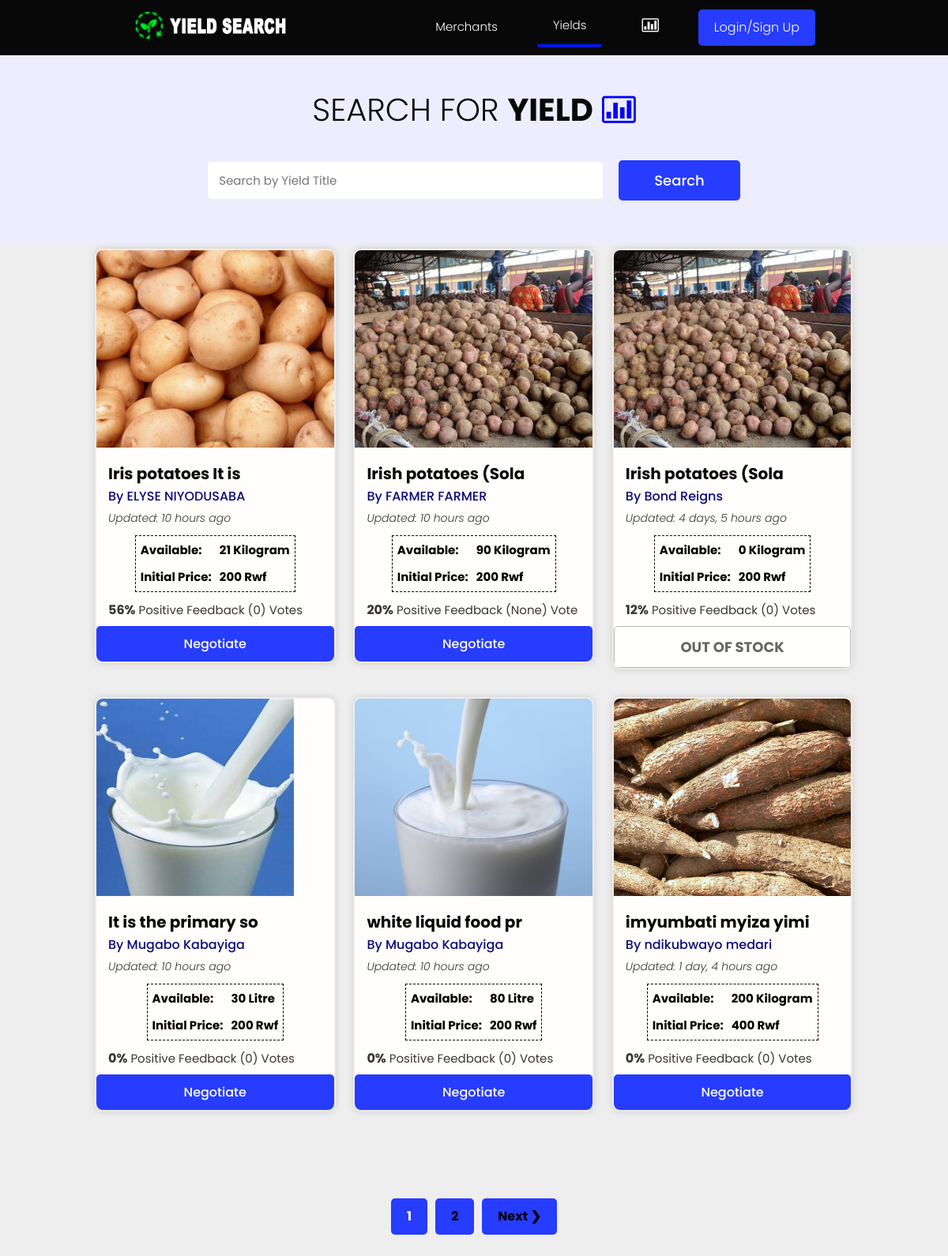
Before: /products/ with the older database file.
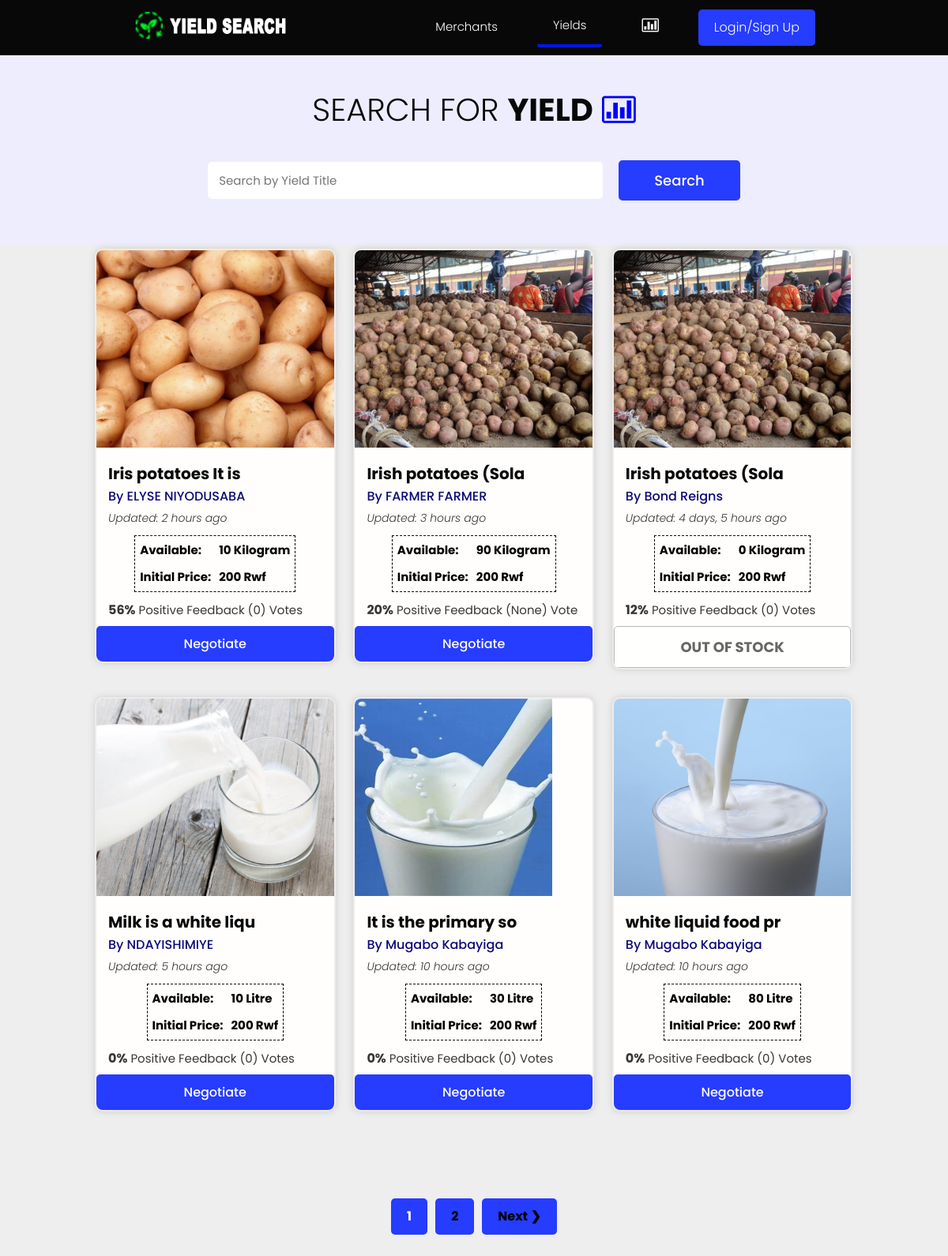
After: the same page with the newer database file.
### products/models.py (models this page shows, shortened)
class Product(models.Model):
    owner = models.ForeignKey(Profile, null=True, blank=True, on_delete=models.CASCADE, related_name='owner')
    name = models.ForeignKey('SingleProduct', default=uuid.uuid4, on_delete=models.CASCADE, null=True, related_name = 'product')
    description = models.TextField(null=True, blank=True)
    featured_image = models.ImageField(null=True, blank=True, default="default.jpg")
    quantity = models.PositiveIntegerField(null=True, blank=True, default=0)
    location = models.CharField(max_length=100, null=True, blank=True)
    payments = models.ManyToManyField('Payment', blank=True, default="In Hand")
    instock = models.BooleanField(blank=True, null=True, default=True)
    vote_total = models.IntegerField(default=0, null=True, blank=True)
    vote_ratio = models.IntegerField(default=0, null=True, blank=True)
    updated = models.DateTimeField(auto_now=True)
    created = models.DateTimeField(auto_now_add=True)
    id = models.UUIDField(default=uuid.uuid4, unique=True,primary_key=True, editable=True)
    class Meta:
        ordering = ['-vote_ratio', '-vote_total', '-created']
    @property
    def imageURL(self):
        try:
            url = self.featured_image.url
        except:
            url = ''
        return url

class SingleProduct(models.Model):
    name = models.CharField(max_length=200, null=True, blank=True, default="Ibirayi")
    price = models.PositiveIntegerField(null=True, blank=True, default=0)
    unity = models.CharField(max_length=200, null=True, blank=True, default="Kilogram")
    created = models.DateTimeField(auto_now_add=True)
    updated = models.DateTimeField(auto_now=True)
    id = models.UUIDField(default=uuid.uuid4, unique=True,
                          primary_key=True, editable=False)
    class Meta:
        verbose_name_plural = "Category"

### users/models.py (models this page shows, shortened)
class Profile(models.Model):
    user = models.OneToOneField(
        User, on_delete=models.CASCADE, null=True, blank=True, related_name="profile")
    name = models.CharField(max_length=200, blank=True, null=True)
    email = models.EmailField(max_length=500, blank=True, null=True)
    username = models.CharField(max_length=200, blank=True, null=True)
    born = models.DateField(max_length=200, null=True, verbose_name="Date of Birth")
    username = models.CharField(max_length=200, blank=True, null=True)
    location = models.CharField(max_length=200, blank=True, null=True)
    nid = models.CharField(max_length=16, blank=True, null=True)
    bio = models.TextField(blank=True, null=True)
    profile_image = models.ImageField(
        null=True, blank=True, upload_to='profiles/', default="profiles/user-default.png")
    account = models.CharField(max_length=200, blank=True, null=True)
    phone1 = models.CharField(blank=True,  max_length=13,  null=True, help_text='Example +2507XXXXXXXXXXX')
    phone2 = models.CharField(blank=True,  max_length=13, null=True, help_text='Example +2507XXXXXXXXXXX')
    created = models.DateTimeField(auto_now_add=True)
    updated = models.DateTimeField(auto_now=True)
    id = models.UUIDField(default=uuid.uuid4, unique=True,
                          primary_key=True, editable=False)
    class Meta:
        ordering = ['created']

### products/views.py (the view)
# urls.py: path('products/', include('products.urls')),
def products(request):
    if request.user.is_staff:
        return redirect('adminlog')
    if request.user.is_authenticated:
        check = request.user.profile
        if check.bio == None:
            messages.info(request, "Complete profile first!")
            return redirect('account')
        else:
            pass
    else:
        pass
    products, search_query = searchProducts(request)
    custom_range, products = paginateProducts(request, products, 6)
    context = {'products': products,
               'search_query': search_query, 'custom_range': custom_range}
    return render(request, 'products/products.html', context)

### products/utils.py (called while the page is built)
def paginateProducts(request, products, results):
    page = request.GET.get('page')
    paginator = Paginator(products, results)
    try:
        products = paginator.page(page)
    except PageNotAnInteger:
        page = 1
        products = paginator.page(page)
    except EmptyPage:
        page = paginator.num_pages
        products = paginator.page(page)
    leftIndex = (int(page) - 4)
    if leftIndex < 1:
        leftIndex = 1
    rightIndex = (int(page) + 5)
    if rightIndex > paginator.num_pages:
        rightIndex = paginator.num_pages + 1
    custom_range = range(leftIndex, rightIndex)
    return custom_range, products

### products/templates/products/products.html (shortened to what this page needs)
{% extends 'main.html' %}
{% block content %}
{% load humanize %}
<main class="products">
    <section class="hero-section text-center">
        <div class="container container--narrow">
            <div class="hero-section__box">
                <h2>Search for <span>Yield</span> <span onclick = "window.location.href='{% url 'trend' %}'; return false;" title="view Trend"><i class="fa icon-bar-chart" style="font-size: inherit; cursor:pointer; color:blue;"></i></span></h2>
            </div>
            <div class="hero-section__search">
                <form id='searchForm' class="form" action="{% url 'products' %}" method="get">
                    <div class="form__field">
                        <input class="input input--text white" id="formInput" type="text" name="search_query"
                            placeholder="Search by Yield Title" value="{{search_query}}" />
                    </div>
                    <input class="btn btn--sub btn--lg" type="submit" value="Search" />
                </form>
            </div>
        </div>
    </section>
    {% include 'products/card.html' %}
    {% include 'pagination.html' with queryset=products custom_range=custom_range %}
</main>
{% endblock %}

### products/templates/products/card.html (shortened to what this page needs)
{% load humanize %}
    <section class="productsList">
        <div class="container" >
            <div class="grid grid--three" id="MyData">
                {% if products %}
                {% for product in products %}
                {% if not product.owner == request.user.id %}
                <div class="column" id="MyRow">
                    <div class="card product" id="Data">
                        <a href="{% url 'product' product.id %}" class="product">
                            <img class="product__thumbnail" src="{{product.imageURL}}" alt="Product thumbnail" /></a>
                            <div class="card__body">
                                <h3 class="product__title">{{product.description|slice:"20"}}</h3>
                                <p><a href="{% url 'user-profile' product.owner.id %}">By
                                        {{product.owner.name}}</a>
                                </p>
                                <span class="product__author"> Updated: {{product.updated|naturaltime }} </span>
                                <table class="table">
                                    <tr>
                                        <td>Available: </td>
                                        <td>{{product.quantity}} {{product.name.unity}}</td>
                                    </tr>
                                    <tr>
                                        <td>Initial Price: </td>
                                        <td>{{product.name.price}} Rwf</td>
                                    </tr>
                                </table
                                <p class="product--rating">
                                    <span style="font-weight: bold;">{{product.vote_ratio}}%</span> Positive
                                    Feedback ({{product.vote_total}}) Vote{{product.vote_total|pluralize:"s"}}
                                </div>
                                <div class="product__tags" id="{{product.id}}">
                                    {% if product.owner.username  == request.user.username %}
                                    <button class="btn btn--sub  buy">
                                        <small><a style="color:#fff;" href=" {% url 'account' %}">Your own</a></small>
                                        </button>
                                    {% elif product.quantity > 0 %}
                                    <button class="btn btn--sub  buy" style="cursor:pointer;" onclick="window.location.href='{% url 'checkout-product' product.id %}'">
                                        <small>Negotiate</small>
                                        </button>
                                    {% else %}
                                    <button class="btn btn--sub btn--lg buy" disabled><small>OUT OF STOCK</small></button>
                                    {% endif %}
                            </div>
                    </div>
                </div>
                {% else %}
                 <p id="no-data">No other products Yet</p>
                {% endif %}
                {% endfor %}
                {% else %}
                <p id="no-data">No Data yet</p>
                {% endif %}
            </div>
        </div>
    </section>

Changed rows visible on the page:
no longer on this page (row unchanged): Product: imageURL (picture), description "imyumbati myiza yimi", owner.name "ndikubwayo medari", updated "1 day, 4 hours ago", quantity "200", name.unity "Kilogram", name.price "400", vote_ratio "0", vote_total "0", shows "Negotiate"
changed Product "Iris potatoes It is": updated "10 hours ago" → "2 hours ago"; quantity "21" → "10"
changed Product "None": updated "10 hours ago" → "3 hours ago"
added Product: imageURL (picture), description "Milk is a white liqu", owner.name "NDAYISHIMIYE", updated "5 hours ago", quantity "10", name.unity "Litre", name.price "200", vote_ratio "0", vote_total "0", shows "Negotiate"
